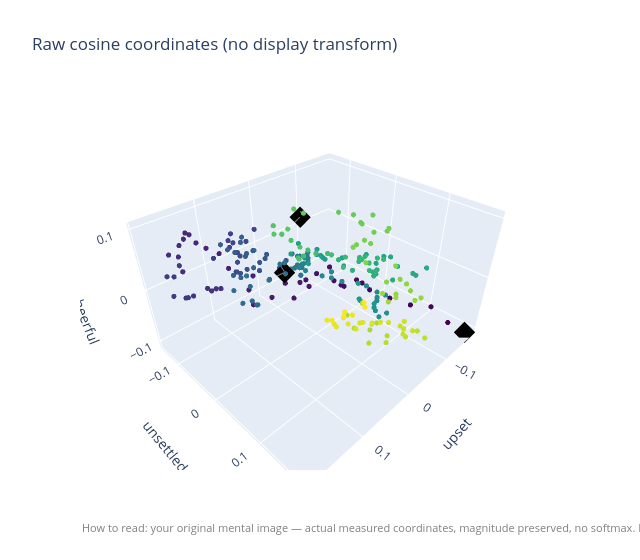

Notebook code cell kept with this figure:
### Markdown cell above
**The untransformed view** — raw centered cosines as 3D coordinates, no softmax. Interactive
only (rotate it); read positions and traversal order, not distances — the probe axes are
oblique in activation space.

### Code cell
tp.cosine_3d_figure(cos_by_layer[33], emotions, starts).show()

### Figure 1 — Plotly figure (JSON) as saved in the notebook; plotly's stock layout.template omitted (floating-point values rounded to 4 significant figures; data arrays with more than 128 entries replaced by an {"elided": "..."} marker saying what was removed)
{"data": [{"hoverinfo": "text", "line": {"color": "rgba(120,120,120,0.5)", "width": 2}, "marker": {"color": {"elided": "236 int values"}, "colorscale": [[0.0, "#440154"], [0.1111, "#482878"], [0.2222, "#3e4989"], [0.3333, "#31688e"], [0.4444, "#26828e"], [0.5556, "#1f9e89"], [0.6667, "#35b779"], [0.7778, "#6ece58"], [0.8889, "#b5de2b"], [1.0, "#fde725"]], "size": 3}, "mode": "lines+markers", "text": {"elided": "236 str values"}, "type": "scatter3d", "x": {"elided": "236 float values"}, "y": {"elided": "236 float values"}, "z": {"elided": "236 float values"}}, {"hoverinfo": "text", "marker": {"color": "black", "size": 7, "symbol": "diamond"}, "mode": "markers", "showlegend": false, "text": ["phase start t=0"], "type": "scatter3d", "x": [-0.1698], "y": [0.1768], "z": [-0.1079]}, {"hoverinfo": "text", "marker": {"color": "black", "size": 7, "symbol": "diamond"}, "mode": "markers", "showlegend": false, "text": ["phase start t=87"], "type": "scatter3d", "x": [0.04233], "y": [-0.02416], "z": [0.01619]}, {"hoverinfo": "text", "marker": {"color": "black", "size": 7, "symbol": "diamond"}, "mode": "markers", "showlegend": false, "text": ["phase start t=175"], "type": "scatter3d", "x": [0.007562], "y": [-0.02455], "z": [0.09467]}], "layout": {"annotations": [{"align": "left", "font": {"color": "gray", "size": 11}, "showarrow": false, "text": "How to read: your original mental image — actual measured coordinates, magnitude preserved, no softmax. Interactive only (camera-dependent); axes are oblique in activation space, so read positions and order, not distances.", "x": 0, "xref": "paper", "y": -0.18, "yref": "paper"}], "height": 560, "margin": {"b": 90}, "scene": {"xaxis": {"title": {"text": "upset"}}, "yaxis": {"title": {"text": "unsettled"}}, "zaxis": {"title": {"text": "cheerful"}}}, "showlegend": false, "title": {"text": "Raw cosine coordinates (no display transform)"}, "width": 640}}
